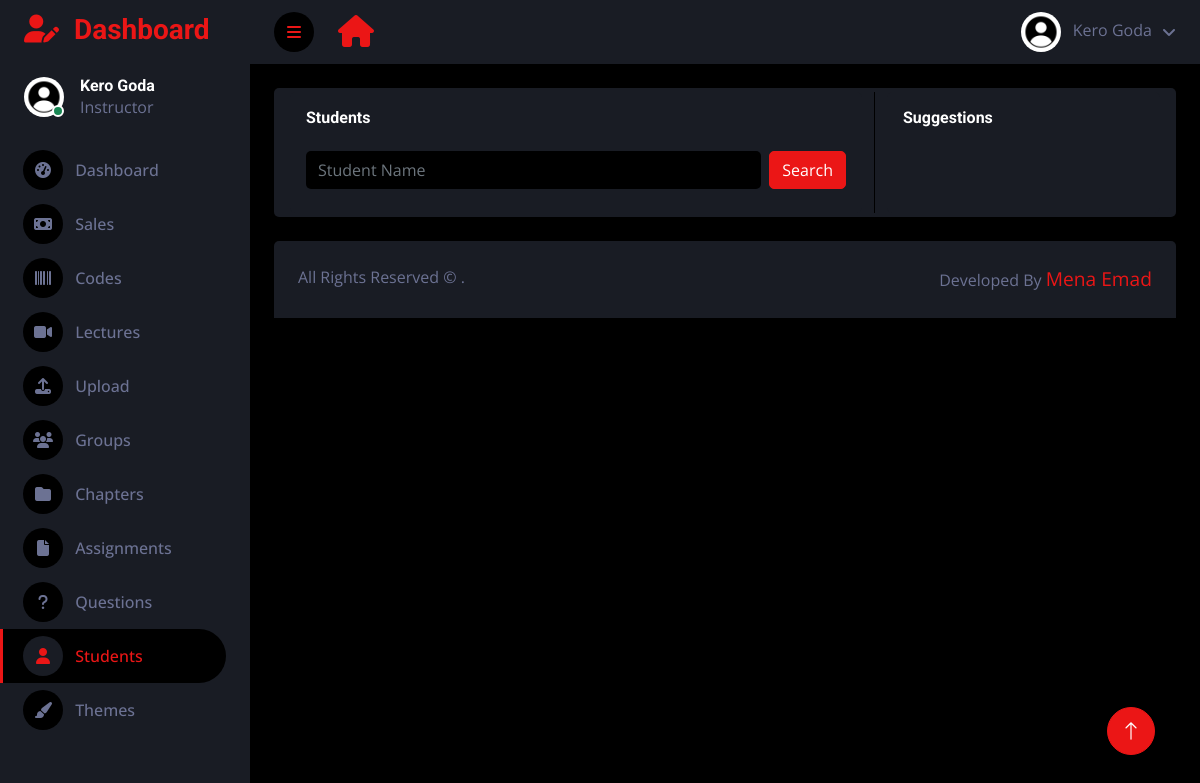
Page /en/dashboard/students (signed in) on the earlier database version.
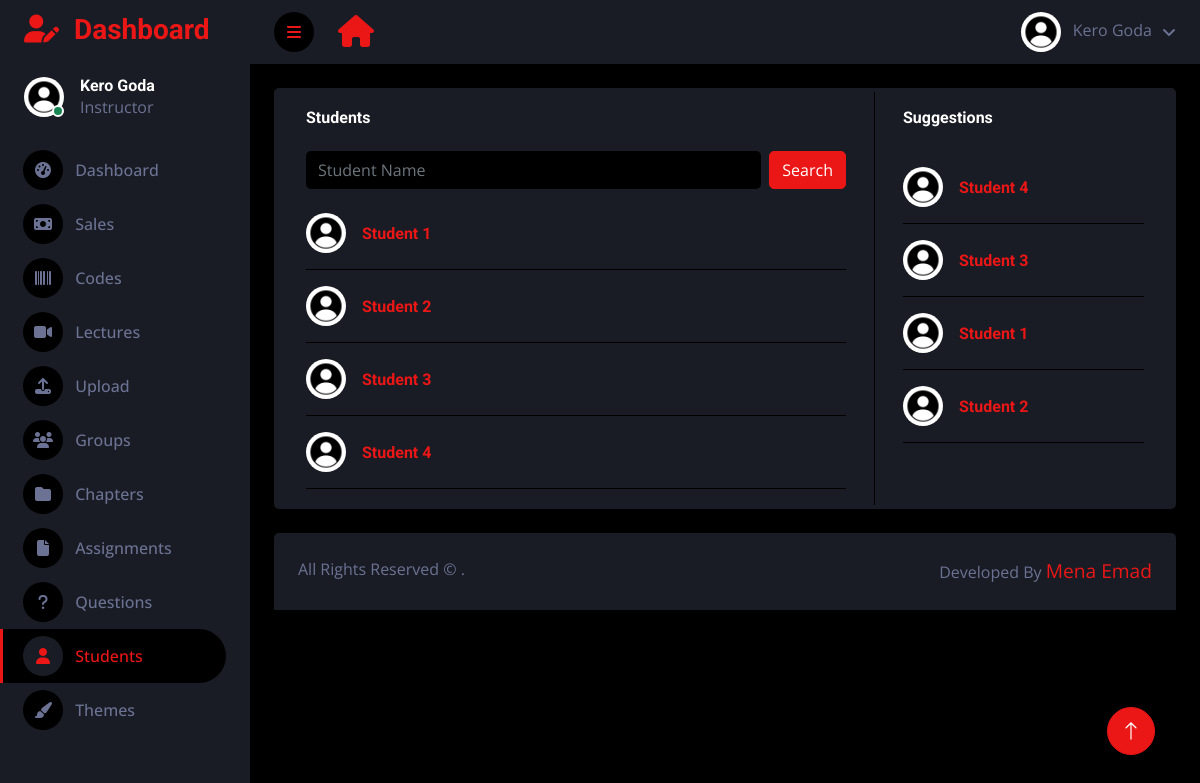
Same page on the later database version.
### main/models.py (models this page shows, shortened)
class Profile(models.Model):
    user = models.ForeignKey(User, on_delete=models.CASCADE , blank=True , null=True)
    id_user = models.IntegerField()
    username = models.CharField(max_length=100, blank=True)
    name = models.CharField(max_length=100, blank=True , null=True)
    image = models.ImageField(upload_to='profile_images', default='blank-profile-picture.jpg' , blank=True , null=True)
    phone = models.CharField(max_length=100, blank=True , null=True)
    school = models.TextField(blank=True)
    location = models.CharField(max_length=100, blank=True)
    class years(models.TextChoices):
        first = 'first',
        second = 'second',
        third = 'third',
        none = 'none',
    year = models.CharField(max_length=25, choices=years.choices, default=years.none,  blank=True , null=True)
    money = models.IntegerField(editable=True , default='0')
    no_of_buys = models.IntegerField(default=0)
    true_answers = models.IntegerField(default=0)
    qr_code = models.ImageField(upload_to='qr-codes' , default='blank-lecture.jpeg' , blank=True , null=True)
    public = models.BooleanField(default=True)
    join_date = models.DateTimeField(default=datetime.now)
    premium = models.BooleanField(default=True)
    instructor = models.BooleanField(default=False)
    admin = models.BooleanField(default=False)
    code = models.CharField(blank=True , max_length=100)
    no_of_sells = models.IntegerField(default=0)

### dashboard/views.py (the view)
# urls.py: path('dashboard/students' , views.dashboard_students , name="dashboard-students"),
def dashboard_students(request ):
    if User.objects.filter(username=request.user.username).first():
        user_object = User.objects.get(username=request.user.username)
        user_profile = Profile.objects.get(user=user_object)
        notifications_count = Notification.objects.filter(user=request.user).count()
    else:
        user_profile = ''
        notifications_count = ''
    students = Profile.objects.filter(instructor=False)
    user_following = User.objects.all()
    all_users = User.objects.all()
    user_following_all = []
    for user in user_following:
        user_list = User.objects.get(username=user.username)
        user_following_all.append(user_list)
    new_suggestions_list = [x for x in list(all_users)]
    current_user = User.objects.filter(username=request.user.username)
    final_suggestions_list = [x for x in list(new_suggestions_list) if ( x not in list(current_user))]
    random.shuffle(final_suggestions_list)
    username_profile = []
    username_profile_list = []
    for users in final_suggestions_list:
        username_profile.append(users.id)
    for ids in username_profile:
        profile_lists = Profile.objects.filter(id_user=ids)
        username_profile_list.append(profile_lists)
    suggestions_username_profile_list = list(chain(*username_profile_list))
    student_profiles = []
    if request.method == 'POST':
        student_username = request.POST['username']
        students_username_object = User.objects.filter(username__icontains=student_username)
        for x in students_username_object:
            student_profile = Profile.objects.get(user=x)
            student_profiles.append(student_profile)
        search_mode = True
    else:
        search_mode = False
    return render(request, 'dark/students.html', { 'suggestions_username_profile_list': suggestions_username_profile_list[:4] , 'students_username_profile_list': student_profiles, 'search_mode':search_mode, 'user_profile': user_profile, 'students':students ,   'notifications' : notifications_count })

### templates/dark/students.html (shortened to what the changed rows need)
{% extends "base-dark.html" %}
{% load static %}
{% block content%}
<body>
    <div class="container-fluid position-relative d-flex p-0">
        <div class="content">
            <nav class="navbar navbar-expand bg-secondary navbar-dark sticky-top px-4 py-0">
                <a href="/" class="navbar-brand d-flex ">
                    <h2 class="text-primary mb-0"><i class="fa fa-home"></i></h2>
                </a>
            </nav>
            <div class="container-fluid pt-4 px-4">
                <div class="bg-secondary text-center rounded p-1">
                    <div class="container-fluid">
                        <div class="row">
                            <div class="col-12 col-md-8" id="students">
                                <div class="h-100 bg-secondary rounded p-3">
                                    {% for student in students %}
                                    <div class="d-flex align-items-center border-bottom py-3" style="overflow: hidden;">
                                        {% if student.image %}
                                        <img class="rounded-circle flex-shrink-0" src="{{student.image.url}}" alt=""
                                            style="width: 40px; height: 40px;">
                                        {% else %}
                                        <img class="rounded-circle flex-shrink-0"
                                            src="{% static 'images/default-profile-image.jpg' %}" alt=""
                                            style="width: 40px; height: 40px;">
                                        {% endif %}
                                        <div class="w-100 ms-3">
                                            <div class="d-flex w-100 justify-content-between">
                                                <h6 class="mb-0">
                                                    <a href="/profile/{{student.username}}">{{student.name}}</a>
                                                </h6>
                                            </div>
                                        </div>
                                    </div>
                                    {% endfor %}
                                </div>
                            </div>
                            <div class="col-12 col-md-4 border-start">
                                <div class="h-100 bg-secondary rounded p-3">
                                    {% for student in suggestions_username_profile_list %}
                                    <div class="d-flex align-items-center border-bottom py-3" style="overflow: hidden;">
                                        {% if student.image %}
                                        <img class="rounded-circle flex-shrink-0" src="{{student.image.url}}" alt=""
                                            style="width: 40px; height: 40px;">
                                        {% else %}
                                        <img class="rounded-circle flex-shrink-0"
                                            src="{% static 'images/default-profile-image.jpg' %}" alt=""
                                            style="width: 40px; height: 40px;">
                                        {% endif %}
                                        <div class="w-100 ms-3">
                                            <div class="d-flex w-100 justify-content-between">
                                                <h6 class="mb-0">
                                                    <a href="/profile/{{student.username}}">{{student.name}}</a>
                                                </h6>
                                            </div>
                                        </div>
                                    </div>
                                    {% endfor %}
                                </div>
                            </div>
                        </div>
                    </div>
                </div>
            </div>
        </div>
    </div>
</body>
{% endblock content %}

Differences in the rows shown:
added Profile: image (placeholder picture), name "Student 1"
added Profile: image (placeholder picture), name "Student 2"
added Profile: image (placeholder picture), name "Student 3"
added Profile: image (placeholder picture), name "Student 4"
